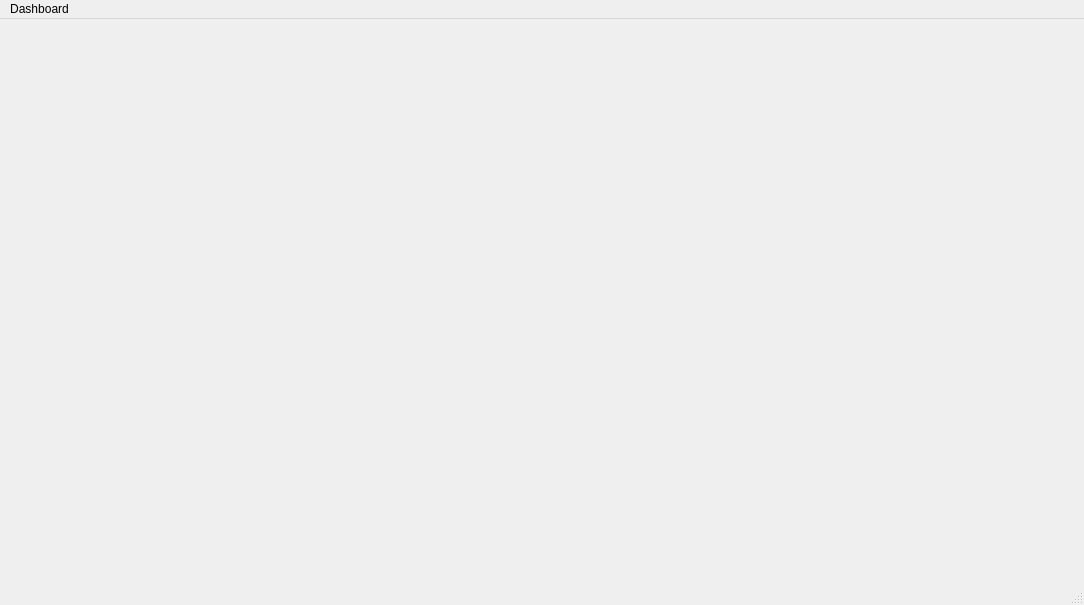
<?xml version="1.0" encoding="UTF-8"?>
<ui version="4.0">
 <class>MainWindow</class>
 <widget class="QMainWindow" name="MainWindow">
  <property name="geometry">
   <rect>
    <x>0</x>
    <y>0</y>
    <width>1084</width>
    <height>605</height>
   </rect>
  </property>
  <property name="windowTitle">
   <string>MainWindow</string>
  </property>
  <widget class="QWidget" name="centralwidget">
   <layout class="QVBoxLayout" name="verticalLayout"/>
  </widget>
  <widget class="QMenuBar" name="menubar">
   <property name="geometry">
    <rect>
     <x>0</x>
     <y>0</y>
     <width>1084</width>
     <height>19</height>
    </rect>
   </property>
   <widget class="QMenu" name="menuDashboard">
    <property name="title">
     <string>Dashboard</string>
    </property>
   </widget>
   <addaction name="menuDashboard"/>
  </widget>
  <widget class="QStatusBar" name="statusbar"/>
 </widget>
 <resources/>
 <connections/>
</ui>
